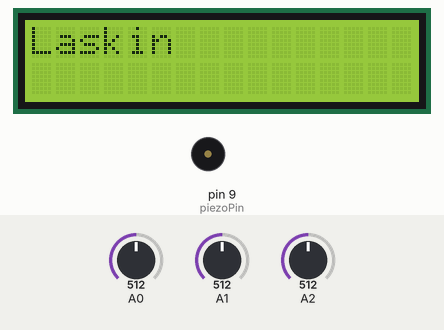
Recording of a sketch running on a simulated Arduino Uno, built with avr-gcc and run on an emulated ATmega328P. On the bench: 16×2 character LCD, buzzer (waves = sounding). The test bench sets the inputs (shaded band); at power-on: A0 = 512, A1 = 512, A2 = 512. What the sketch prints to the serial monitor is not drawn.

Above: at 2.5 s.
2.6 s: A0 set to 1010
4.1 s: A0 set to 1021
At 6.0 s:
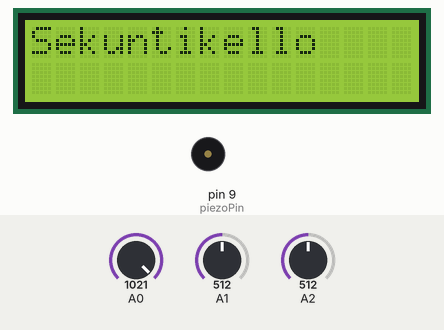
6.1 s: A0 set to 900
At 7.2 s:
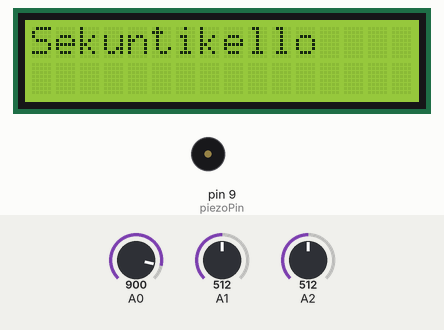
7.6 s: A1 set to 1004
9.1 s: A1 set to 1021
At 9.38 s:
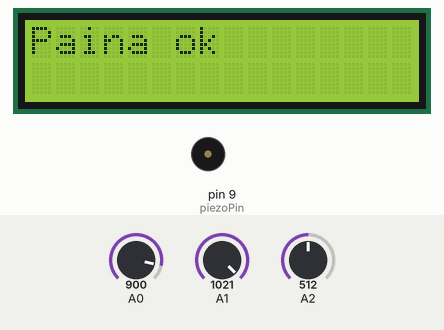
11.1 s: A1 set to 900
At 11.1 s:
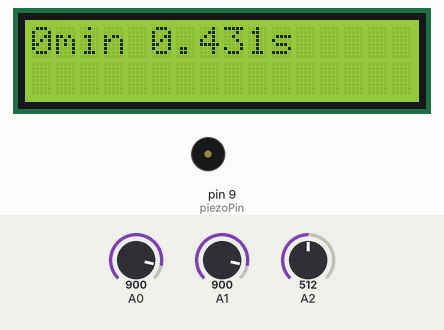
Timing chart, 0 to 13.7 s (numbered marks = the images above; inputs shaded):
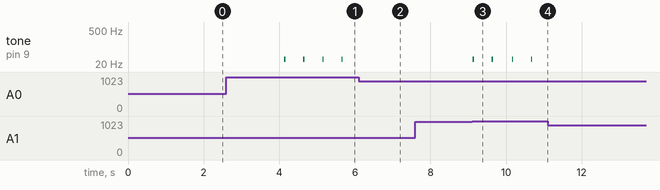

The sketch:

arduOS.ino
```cpp
#include <LiquidCrystal.h>
LiquidCrystal lcd(12, 11, 5, 4, 3, 2);
const int piezoPin = 9; // change to pin of Piezo
int program = 0;
int pState = 0;
int pressTime; //is used to count time between two presses and avoiding double presses
void setup() {
  Serial.begin(9600);
  lcd.begin(16,2);
  start();

  }

void loop() {
  lcd.print("Laskin");
  menu();


}


void menu(){
  String programs[] = {"Laskin", "Sekuntikello", "Aaniohjelma"};
  int mIndex = 0;
  while(true){
    int pressed = press();
    if(pressed != -1 || pressed != 2){
    if(pressed == 0){
      if(mIndex == 2)mIndex = 0;
      else mIndex++;
      lcd.clear();
      lcd.print(programs[mIndex]);
      Serial.println(mIndex);
    }
    if(pressed == 1){
      switch(mIndex){
        case 0:
          lcd.clear();
          lcd.print("Ohjelmaa ei ole :(");
          delay(1000);
          lcd.clear();
          lcd.print(programs[mIndex]);
        break;
        case 1:
          lcd.clear();
          sekuntikello();
          lcd.clear();
          lcd.print(programs[mIndex]);
        break;
        case 2:
          lcd.clear();
          aaniOhjelma();
         lcd.clear();
         lcd.print(programs[mIndex]);
        break;
        }

    }
  }
  }
}
void start(){

  String intro = "ArduOS v1.0";

    for(int i = 0; i < intro.length(); i++){
    lcd.setCursor(i,0);
    lcd.print(intro[i]);
    delay(50);
    }

    delay(500);

  //startSound();
  lcd.clear();
  delay(250);
}
void aaniOhjelma(){
  lcd.print("Valitse taajuus (hz)");
  delay(1000);
  lcd.clear();
  lcd.print("31");
  int freqs[] = {31,250,600, 1000, 1500,2000,3000,5000,7500,10000,13000,18000};
  int times[] = {100,200,300,400,500,750,1000,2000};
  int indexF = 0;
  int indexT = 0;
  bool timeSelection = false; // Tells if time is alredy selected
  while(true){
    int pressed = press();
    if(pressed == 2){
      if(timeSelection == false)return;
      else{
        timeSelection = false;
        lcd.clear();
        lcd.write("31");
        indexT = 0;
        indexF = 0;

        }
    }
    else if(pressed == 1){
      //Play sound
      if(timeSelection == true){
          tone(piezoPin, freqs[indexF],times[indexF]);
          lcd.clear();
          lcd.write("31");
          indexF = 0;
          indexT = 0;
          timeSelection = false;
        }
       //Move to choose playing time
       else{
          lcd.clear();
          lcd.write("Valitse aika (ms)");
          delay(1000);
          lcd.clear();
          lcd.write("100");
          timeSelection = true;
        }
    }
    else if(pressed == 0){
      lcd.clear();
      if(timeSelection == false){
        if(indexF == 11)indexF = 0;
         else indexF++;
         lcd.print(freqs[indexF]);
         Serial.println(indexF);
         }
       else{
        if(indexT == 7)indexT = 0;
        else indexT++;
        lcd.print(times[indexT]);

    }
  }
}
}


String formatTime(long ms){
  int sec = ms/1000;
  int min = sec/60;
  sec = sec - min*60;
  ms = ms%1000;
  String form = (String)min;
  form += "min ";
  form += (String)sec;
  form += ".";
  form += (String)ms;
  form += "s";
  return form;
}
int press(){
  delay(50);

  if((millis()-pressTime)<500)return -1;
  else if(analogRead(A0)>1020){
    tone(piezoPin, 31, 30);
    pressTime =millis();
    return 0;
  }
  else if(analogRead(A1)>1020){
    tone(piezoPin, 31, 30);
    pressTime =millis();
    return 1;
  }
  else if(analogRead(A2)>1020){
    tone(piezoPin, 31, 30);
    pressTime =millis();
    return 2;
  }
  else return -1;

}
void sekuntikello(){

  lcd.print("Paina ok");
  int painettu = -1;
  bool counting = false;
  long curTime, startTime;

  while(painettu != 2){
    painettu = press();
    if(painettu == 1 && counting == false){
      counting = true;
      startTime = millis();

    }
    else if(painettu == 1 && counting == true){
      counting = false;
      curTime = millis();
      lcd.clear();
      lcd.print(formatTime(curTime-startTime));
    }
    else if(counting == true){
      lcd.clear();
      curTime = millis();
      lcd.print(formatTime(curTime-startTime));

    }
  }
}
void startSound(){
  /*
  Nokia Tune
  Connect a piezo buzzer or speaker to pin 11 or select a new pin.
  More songs available at https://github.com/robsoncouto/arduino-songs

                                              Robson Couto, 2019
*/

#define NOTE_B0  31
#define NOTE_C1  33
#define NOTE_CS1 35
#define NOTE_D1  37
#define NOTE_DS1 39
#define NOTE_E1  41
#define NOTE_F1  44
#define NOTE_FS1 46
#define NOTE_G1  49
#define NOTE_GS1 52
#define NOTE_A1  55
#define NOTE_AS1 58
#define NOTE_B1  62
#define NOTE_C2  65
#define NOTE_CS2 69
#define NOTE_D2  73
#define NOTE_DS2 78
#define NOTE_E2  82
#define NOTE_F2  87
#define NOTE_FS2 93
#define NOTE_G2  98
#define NOTE_GS2 104
#define NOTE_A2  110
#define NOTE_AS2 117
#define NOTE_B2  123
#define NOTE_C3  131
#define NOTE_CS3 139
#define NOTE_D3  147
#define NOTE_DS3 156
#define NOTE_E3  165
#define NOTE_F3  175
#define NOTE_FS3 185
#define NOTE_G3  196
#define NOTE_GS3 208
#define NOTE_A3  220
#define NOTE_AS3 233
#define NOTE_B3  247
#define NOTE_C4  262
#define NOTE_CS4 277
#define NOTE_D4  294
#define NOTE_DS4 311
#define NOTE_E4  330
#define NOTE_F4  349
#define NOTE_FS4 370
#define NOTE_G4  392
#define NOTE_GS4 415
#define NOTE_A4  440
#define NOTE_AS4 466
#define NOTE_B4  494
#define NOTE_C5  523
#define NOTE_CS5 554
#define NOTE_D5  587
#define NOTE_DS5 622
#define NOTE_E5  659
#define NOTE_F5  698
#define NOTE_FS5 740
#define NOTE_G5  784
#define NOTE_GS5 831
#define NOTE_A5  880
#define NOTE_AS5 932
#define NOTE_B5  988
#define NOTE_C6  1047
#define NOTE_CS6 1109
#define NOTE_D6  1175
#define NOTE_DS6 1245
#define NOTE_E6  1319
#define NOTE_F6  1397
#define NOTE_FS6 1480
#define NOTE_G6  1568
#define NOTE_GS6 1661
#define NOTE_A6  1760
#define NOTE_AS6 1865
#define NOTE_B6  1976
#define NOTE_C7  2093
#define NOTE_CS7 2217
#define NOTE_D7  2349
#define NOTE_DS7 2489
#define NOTE_E7  2637
#define NOTE_F7  2794
#define NOTE_FS7 2960
#define NOTE_G7  3136
#define NOTE_GS7 3322
#define NOTE_A7  3520
#define NOTE_AS7 3729
#define NOTE_B7  3951
#define NOTE_C8  4186
#define NOTE_CS8 4435
#define NOTE_D8  4699
#define NOTE_DS8 4978
#define REST      0


// change this to make the song slower or faster
int tempo = 200;

// change this to whichever pin you want to use
int buzzer = 9;

// notes of the moledy followed by the duration.
// a 4 means a quarter note, 8 an eighteenth , 16 sixteenth, so on
// !!negative numbers are used to represent dotted notes,
// so -4 means a dotted quarter note, that is, a quarter plus an eighteenth!!
int melody[] = {

  // Nokia Ringtone
  // Score available at https://musescore.com/user/29944637/scores/5266155

  NOTE_E5, 8, NOTE_D5, 8, NOTE_FS4, 4, NOTE_GS4, 4,
  NOTE_CS5, 8, NOTE_B4, 8, NOTE_D4, 4, NOTE_E4, 4,
  NOTE_B4, 8, NOTE_A4, 8, NOTE_CS4, 4, NOTE_E4, 4,
  NOTE_A4, 2,
};

// sizeof gives the number of bytes, each int value is composed of two bytes (16 bits)
// there are two values per note (pitch and duration), so for each note there are four bytes
int notes = sizeof(melody) / sizeof(melody[0]) / 2;

// this calculates the duration of a whole note in ms
int wholenote = (60000 * 4) / tempo;

int divider = 0, noteDuration = 0;


  // iterate over the notes of the melody.
  // Remember, the array is twice the number of notes (notes + durations)
  for (int thisNote = 0; thisNote < notes * 2; thisNote = thisNote + 2) {

    // calculates the duration of each note
    divider = melody[thisNote + 1];
    if (divider > 0) {
      // regular note, just proceed
      noteDuration = (wholenote) / divider;
    } else if (divider < 0) {
      // dotted notes are represented with negative durations!!
      noteDuration = (wholenote) / abs(divider);
      noteDuration *= 1.5; // increases the duration in half for dotted notes
    }

    // we only play the note for 90% of the duration, leaving 10% as a pause
    tone(buzzer, melody[thisNote], noteDuration * 0.9);

    // Wait for the specief duration before playing the next note.
    delay(noteDuration);

    // stop the waveform generation before the next note.
    noTone(buzzer);

}
  }
```

Measured:
- the behaviour switches between 1020 and 1021 on A0 (found by bisection; images 0 and 1)
- the behaviour switches between 1020 and 1021 on A1 (found by bisection; images 2 and 3)
- after the input at 2.6 s, every drawn part: stays the same
- after the input at 4.1 s, tone on pin 9 (piezoPin): alternates 31 Hz for 0.03 s and silent for 0.47 s, starting at once; the display: changes at once (image 1)
- after the input at 6.1 s, tone on pin 9 (piezoPin): stops changing and stays silent
- after the input at 7.6 s, every drawn part: stays the same
- after the input at 9.1 s, tone on pin 9 (piezoPin): alternates 31 Hz for 0.03 s and silent for 0.47 s, starting at once; the display: changes at once (image 3)
- after the input at 11.1 s, tone on pin 9 (piezoPin): stops changing and stays silent
- what the display in image 3 shows lasts 0.6 s, from 9.1 s to 9.7 s
